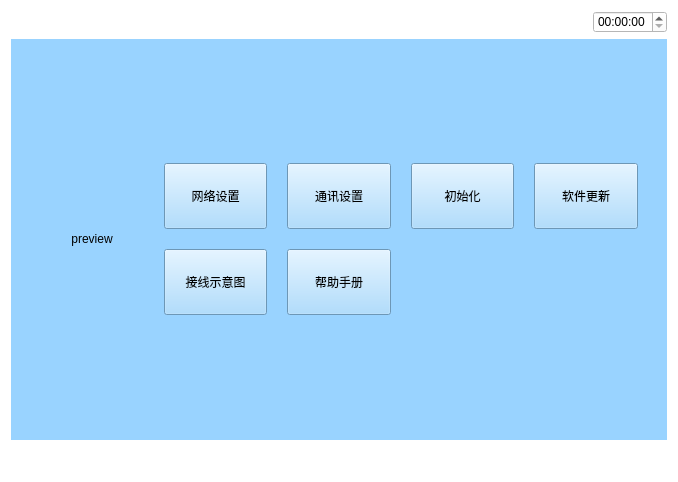
<?xml version="1.0" encoding="UTF-8"?>
<ui version="4.0">
 <class>Page3</class>
 <widget class="QWidget" name="Page3">
  <property name="geometry">
   <rect>
    <x>0</x>
    <y>0</y>
    <width>678</width>
    <height>482</height>
   </rect>
  </property>
  <property name="windowTitle">
   <string>Form</string>
  </property>
  <property name="styleSheet">
   <string notr="true">background-color: rgb(255, 255, 255);</string>
  </property>
  <layout class="QVBoxLayout" name="verticalLayout_2" stretch="1,5,1">
   <item>
    <layout class="QHBoxLayout" name="horizontalLayout_5">
     <item>
      <widget class="QPushButton" name="pushButton">
       <property name="text">
        <string/>
       </property>
       <property name="icon">
        <iconset resource="myimages.qrc">
         <normaloff>:/image/images/4g.png</normaloff>:/image/images/4g.png</iconset>
       </property>
       <property name="flat">
        <bool>true</bool>
       </property>
      </widget>
     </item>
     <item>
      <widget class="QPushButton" name="pushButton_2">
       <property name="text">
        <string/>
       </property>
       <property name="icon">
        <iconset resource="myimages.qrc">
         <normaloff>:/image/images/wireless.svg</normaloff>:/image/images/wireless.svg</iconset>
       </property>
       <property name="flat">
        <bool>true</bool>
       </property>
      </widget>
     </item>
     <item>
      <widget class="QPushButton" name="pushButton_3">
       <property name="text">
        <string/>
       </property>
       <property name="icon">
        <iconset resource="myimages.qrc">
         <normaloff>:/image/images/bl.svg</normaloff>:/image/images/bl.svg</iconset>
       </property>
       <property name="flat">
        <bool>true</bool>
       </property>
      </widget>
     </item>
     <item>
      <widget class="QPushButton" name="pushButton_4">
       <property name="text">
        <string/>
       </property>
       <property name="icon">
        <iconset resource="myimages.qrc">
         <normaloff>:/image/images/locate.svg</normaloff>:/image/images/locate.svg</iconset>
       </property>
       <property name="flat">
        <bool>true</bool>
       </property>
      </widget>
     </item>
     <item>
      <spacer name="horizontalSpacer_4">
       <property name="orientation">
        <enum>Qt::Horizontal</enum>
       </property>
       <property name="sizeHint" stdset="0">
        <size>
         <width>40</width>
         <height>20</height>
        </size>
       </property>
      </spacer>
     </item>
     <item>
      <widget class="QTimeEdit" name="timeEdit_2"/>
     </item>
    </layout>
   </item>
   <item>
    <widget class="QWidget" name="widget" native="true">
     <property name="sizePolicy">
      <sizepolicy hsizetype="Preferred" vsizetype="Preferred">
       <horstretch>0</horstretch>
       <verstretch>0</verstretch>
      </sizepolicy>
     </property>
     <property name="contextMenuPolicy">
      <enum>Qt::DefaultContextMenu</enum>
     </property>
     <property name="styleSheet">
      <string notr="true">background-color: rgb(153, 211, 255);</string>
     </property>
     <layout class="QVBoxLayout" name="verticalLayout">
      <item>
       <layout class="QGridLayout" name="gridLayout">
        <property name="margin">
         <number>20</number>
        </property>
        <property name="spacing">
         <number>20</number>
        </property>
        <item row="1" column="1">
         <widget class="QPushButton" name="exhibition">
          <property name="minimumSize">
           <size>
            <width>66</width>
            <height>66</height>
           </size>
          </property>
          <property name="text">
           <string>接线示意图</string>
          </property>
         </widget>
        </item>
        <item row="0" column="3">
         <widget class="QPushButton" name="initialize">
          <property name="minimumSize">
           <size>
            <width>66</width>
            <height>66</height>
           </size>
          </property>
          <property name="text">
           <string>初始化</string>
          </property>
         </widget>
        </item>
        <item row="0" column="4">
         <widget class="QPushButton" name="update">
          <property name="minimumSize">
           <size>
            <width>66</width>
            <height>66</height>
           </size>
          </property>
          <property name="text">
           <string>软件更新</string>
          </property>
         </widget>
        </item>
        <item row="0" column="1">
         <widget class="QPushButton" name="setNetwork">
          <property name="minimumSize">
           <size>
            <width>66</width>
            <height>66</height>
           </size>
          </property>
          <property name="cursor">
           <cursorShape>UpArrowCursor</cursorShape>
          </property>
          <property name="text">
           <string>网络设置</string>
          </property>
         </widget>
        </item>
        <item row="1" column="2">
         <widget class="QPushButton" name="help">
          <property name="minimumSize">
           <size>
            <width>66</width>
            <height>66</height>
           </size>
          </property>
          <property name="text">
           <string>帮助手册</string>
          </property>
         </widget>
        </item>
        <item row="0" column="2">
         <widget class="QPushButton" name="communication">
          <property name="minimumSize">
           <size>
            <width>66</width>
            <height>66</height>
           </size>
          </property>
          <property name="text">
           <string>通讯设置</string>
          </property>
         </widget>
        </item>
        <item row="0" column="0" rowspan="2">
         <widget class="QPushButton" name="preview">
          <property name="sizePolicy">
           <sizepolicy hsizetype="Preferred" vsizetype="Preferred">
            <horstretch>0</horstretch>
            <verstretch>0</verstretch>
           </sizepolicy>
          </property>
          <property name="minimumSize">
           <size>
            <width>50</width>
            <height>50</height>
           </size>
          </property>
          <property name="cursor">
           <cursorShape>PointingHandCursor</cursorShape>
          </property>
          <property name="text">
           <string>preview</string>
          </property>
          <property name="flat">
           <bool>true</bool>
          </property>
         </widget>
        </item>
       </layout>
      </item>
     </layout>
    </widget>
   </item>
   <item>
    <layout class="QHBoxLayout" name="horizontalLayout">
     <item>
      <widget class="QPushButton" name="returnIndex">
       <property name="font">
        <font>
         <family>AR PL UMing TW MBE</family>
        </font>
       </property>
       <property name="styleSheet">
        <string notr="true">border-image: url(:/image/images/index.svg);</string>
       </property>
       <property name="text">
        <string/>
       </property>
       <property name="icon">
        <iconset resource="myimages.qrc">
         <normaloff>:/image/images/index.svg</normaloff>:/image/images/index.svg</iconset>
       </property>
       <property name="iconSize">
        <size>
         <width>40</width>
         <height>40</height>
        </size>
       </property>
       <property name="flat">
        <bool>true</bool>
       </property>
      </widget>
     </item>
     <item>
      <spacer name="horizontalSpacer">
       <property name="orientation">
        <enum>Qt::Horizontal</enum>
       </property>
       <property name="sizeHint" stdset="0">
        <size>
         <width>40</width>
         <height>20</height>
        </size>
       </property>
      </spacer>
     </item>
     <item>
      <widget class="QPushButton" name="returnPage">
       <property name="text">
        <string/>
       </property>
       <property name="icon">
        <iconset resource="myimages.qrc">
         <normaloff>:/image/images/shangyiye.svg</normaloff>:/image/images/shangyiye.svg</iconset>
       </property>
       <property name="iconSize">
        <size>
         <width>40</width>
         <height>40</height>
        </size>
       </property>
       <property name="flat">
        <bool>true</bool>
       </property>
      </widget>
     </item>
    </layout>
   </item>
  </layout>
 </widget>
 <resources>
  <include location="myimages.qrc"/>
 </resources>
 <connections/>
</ui>
